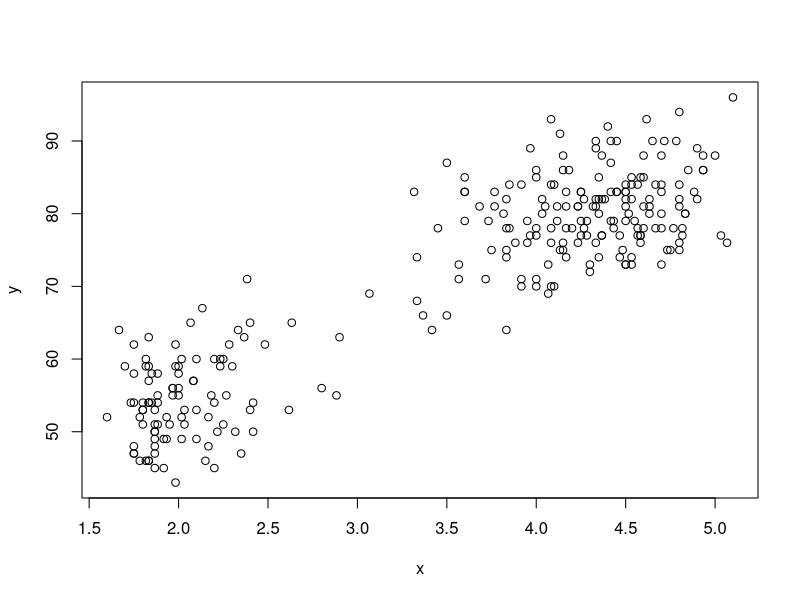
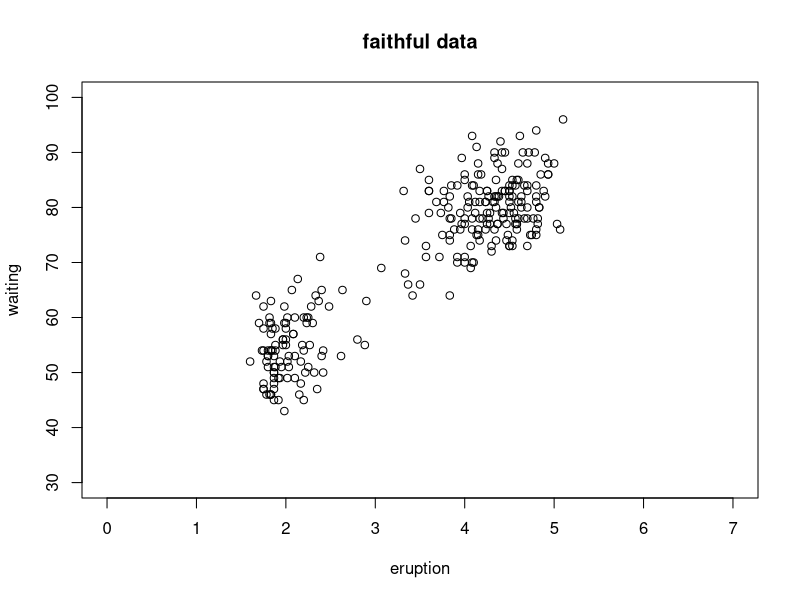
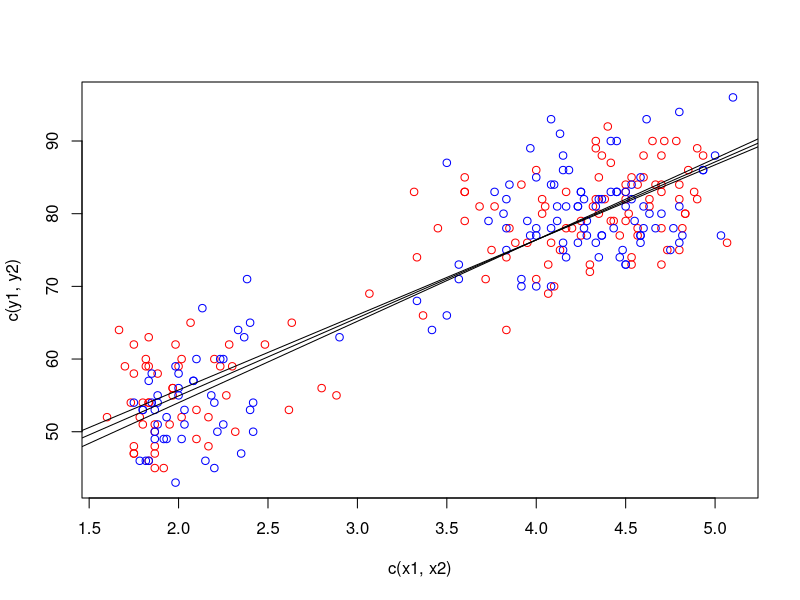
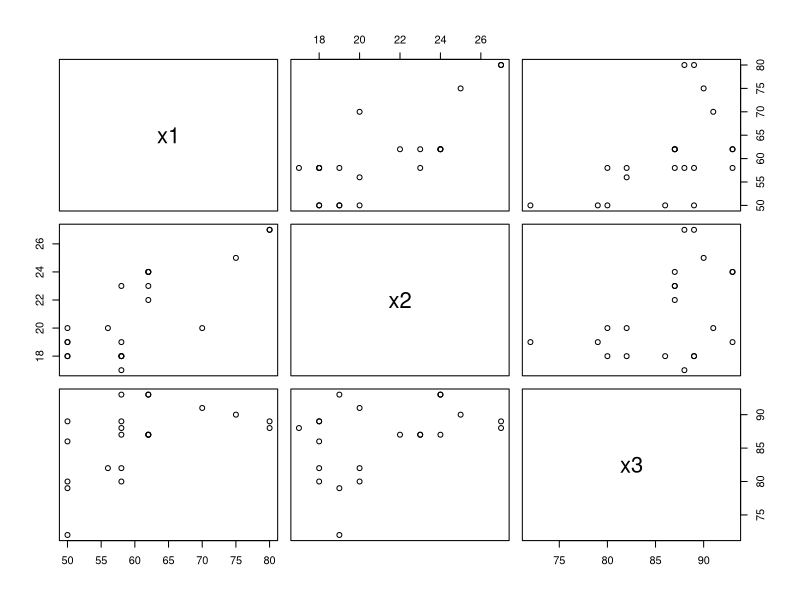
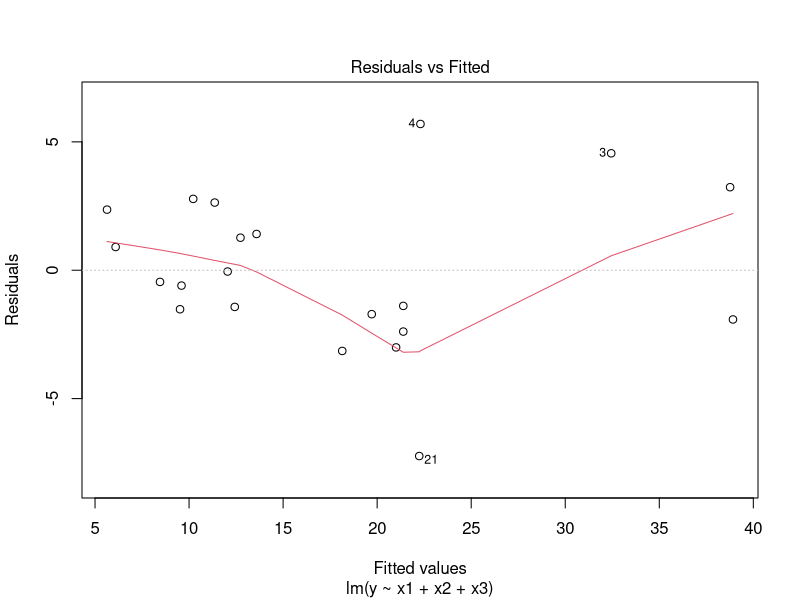
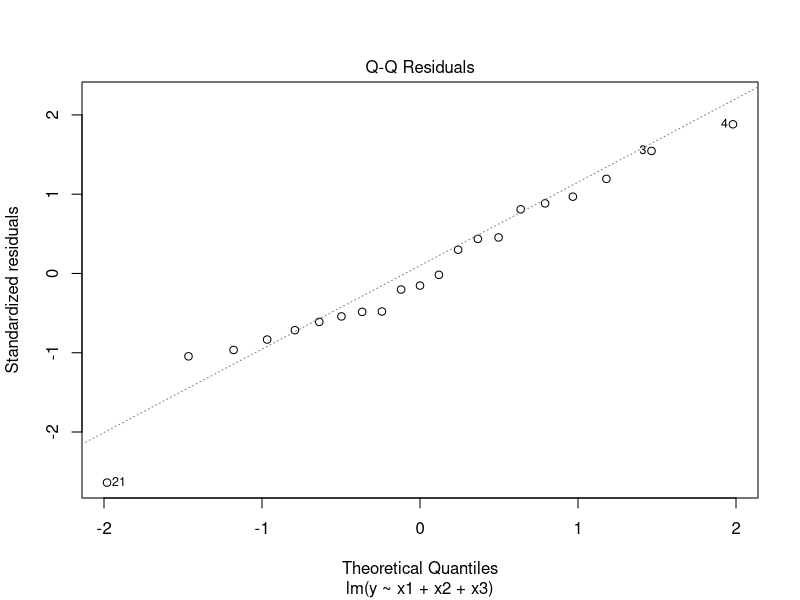
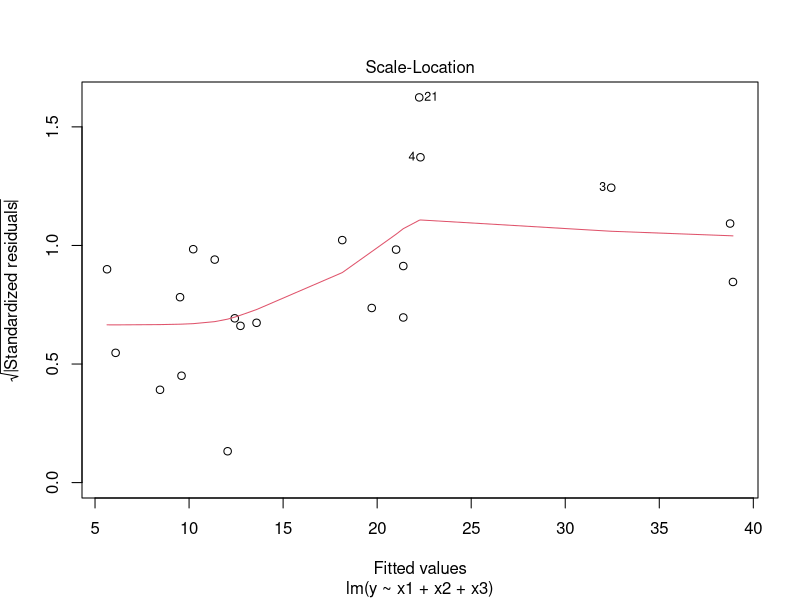
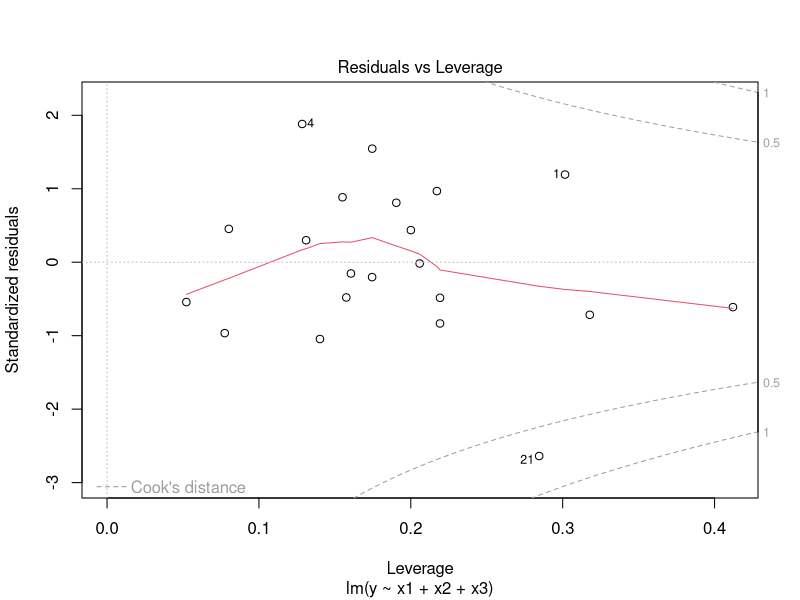

Source code (R) for these figures, in order: (Note: this script raises an error after producing the figures.)

# R을 이용하여 2차원 평면에서 그림 그리기

data()
faithful

x <- faithful$eruptions
y <- faithful$waiting

plot(x, y)
plot(x, y, xlab = "eruption", ylab = "waiting",
     main = "faithful data", xlim = c(0, 7), ylim = c(30, 100))

x1 <- x[1:136]; x1
x2 <- x[137:272]; x2
y1 <- y[1:136]; y1
y2 <- y[137:272]; y2

plot(c(x1, x2), c(y1, y2), type = "n")
points(x1, y1, col = "red")
points(x2, y2, col = "blue")
abline(lm(y1~x1))
abline(lm(y2~x2))
abline(lm(y~x))

# 다중 선형 회귀 모형
data()
stackloss

y <- stackloss$stack.loss; y
x1 <- stackloss$Air.Flow; x1
x2 <- stackloss$Water.Temp; x2
x3 <- stackloss$Acid.Conc.; x3
X <- cbind(x1, x2, x3); X

pairs(X) # pairwise scatterplot matrix of covariates

stackfit <- lm(y ~ x1 + x2 + x3) # model fitting

plot(stackfit) # 4 basic plots
# - residual vs fitted
# - normarl qqplot
# - standardized residual vs fitted
# - Cook's distance

summary(stackfit) # basic estimation results

anova(stackfit) # analysis of variance table

deviance(stackfit) # RSS

deviance(lm(y~l)) # SST

residuals(stackfit)

vcov(stackfit)

coef(stackfit)

step(stackfit)